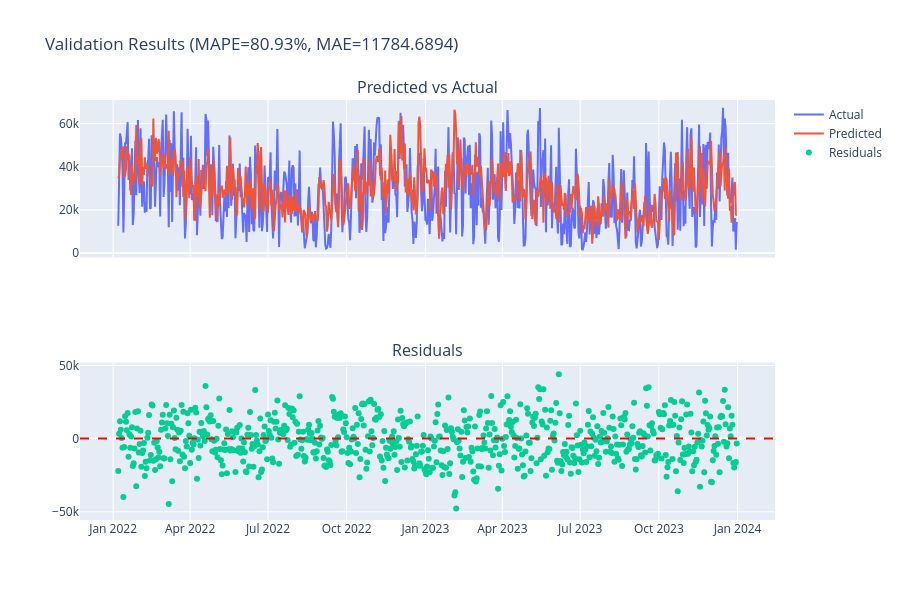

The notebook cell saved with this chart:
### Markdown cell above
Comparing the models' performance against the testing data.

### Code cell
model.validate_model(df_train, df_test)

### Figure 1 — Plotly figure (JSON) as saved in the notebook; plotly's stock layout.template omitted (floating-point values rounded to 4 significant figures; data arrays with more than 128 entries replaced by an {"elided": "..."} marker saying what was removed)
{"data": [{"mode": "lines", "name": "Actual", "type": "scatter", "x": {"elided": "724 str values"}, "xaxis": "x", "y": {"elided": "724 float values"}, "yaxis": "y"}, {"mode": "lines", "name": "Predicted", "type": "scatter", "x": {"elided": "724 str values"}, "xaxis": "x", "y": {"elided": "724 float values"}, "yaxis": "y"}, {"mode": "markers", "name": "Residuals", "type": "scatter", "x": {"elided": "724 str values"}, "xaxis": "x2", "y": {"elided": "724 float values"}, "yaxis": "y2"}], "layout": {"annotations": [{"font": {"size": 16}, "showarrow": false, "text": "Predicted vs Actual", "x": 0.5, "xanchor": "center", "xref": "paper", "y": 1, "yanchor": "bottom", "yref": "paper"}, {"font": {"size": 16}, "showarrow": false, "text": "Residuals", "x": 0.5, "xanchor": "center", "xref": "paper", "y": 0.375, "yanchor": "bottom", "yref": "paper"}], "height": 600, "shapes": [{"line": {"color": "red", "dash": "dash"}, "type": "line", "x0": 0, "x1": 1, "xref": "x2 domain", "y0": 0, "y1": 0, "yref": "y2"}], "title": {"text": "Validation Results (MAPE=80.93%, MAE=11784.6894)"}, "width": 900, "xaxis": {"anchor": "y", "domain": [0, 1], "matches": "x2", "showticklabels": false}, "xaxis2": {"anchor": "y2", "domain": [0, 1]}, "yaxis": {"anchor": "x", "domain": [0.625, 1]}, "yaxis2": {"anchor": "x2", "domain": [0, 0.375]}}}
